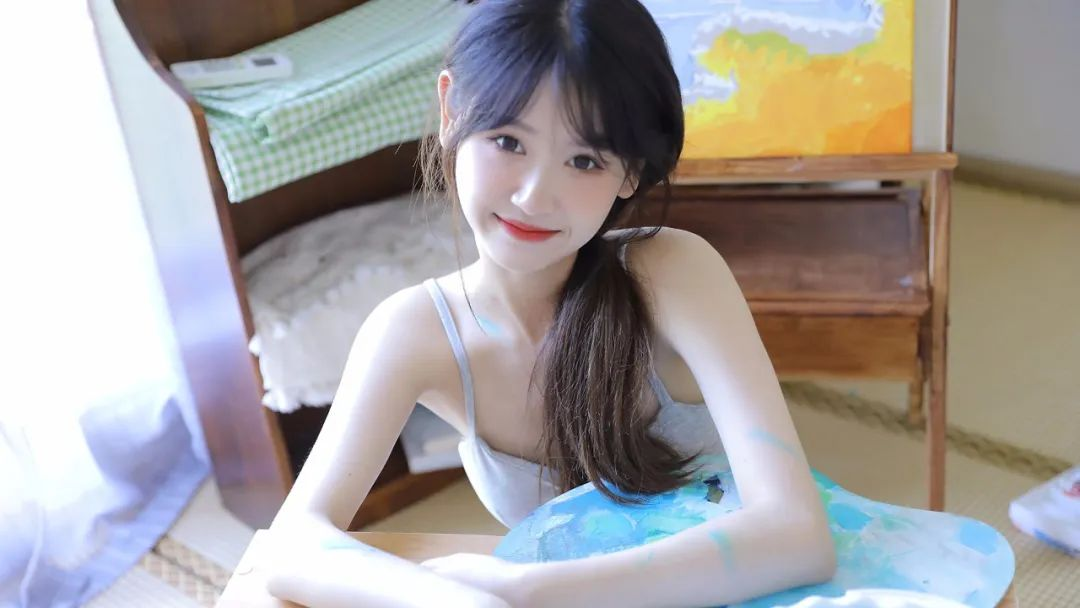
#> input picture OpenCV/10000.jpg, 1080 x 608 px
$ python 'ROI切割.py'
#> lines starting #> are read from the running program, lines starting #| are printed output that depends on the picture; after the words box and inside, x2 and y2 are one past the last pixel; in counts of white or black regions, pixels touching at a corner belong together
import cv2

image = cv2.imread("../10000.jpg")
#> image is the input picture: shape (608, 1080, 3); mean B, G, R 159.3, 160.5, 164.5
# image_shape = image.shape
# print(image_shape)
# 获取图像的高度和宽度
height,width = image.shape[0],image.shape[1]
#> height = 608; width = 1080

# 切割感兴趣的区域
# 人为指定要切割的区域
try:
    x_min,x_max = 400,700
    y_min,y_max = 0,320

    if not (x_min >= 0 and x_max<=width and y_min >= 0 and y_max<=height):
        raise OverflowError("x_min or x_max or y_min or y_max overflow")
    #  使用cv2.rectangle去画一个矩形框，方便我们去调整感兴趣的区域的范围
    cv2.rectangle(image,(x_min,y_min),(x_max,y_max),(255,180,103),2)
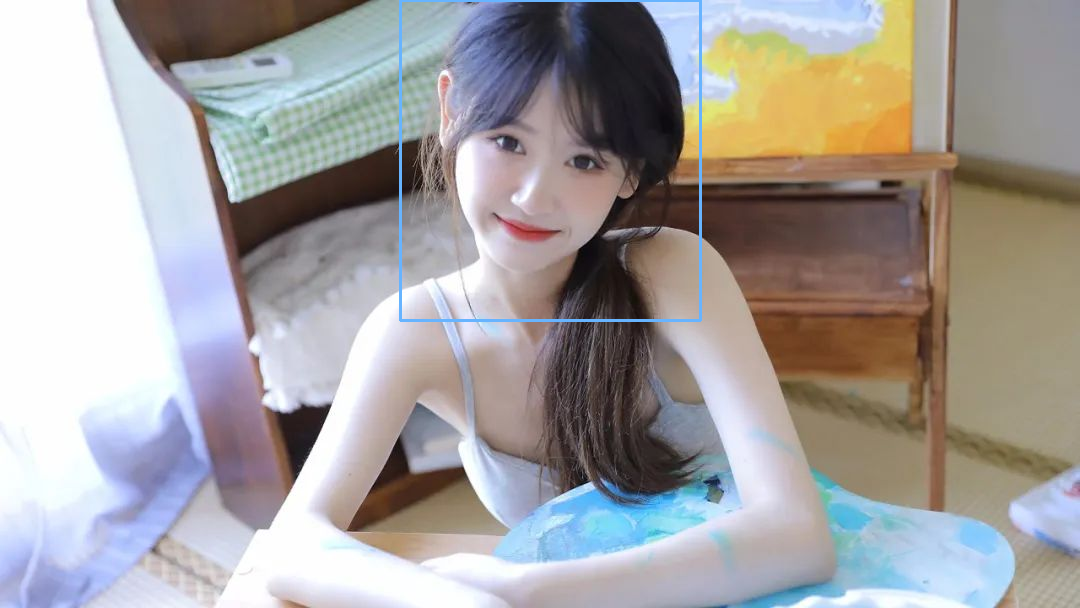
#> image: shape (608, 1080, 3); 0.52% of pixels changed, all inside (x1, y1, x2, y2) = (399, 0, 702, 322)

    # 使用np数组的切片操作，对图像进行切割
    image_roi = image[y_min:y_max,x_min:x_max]
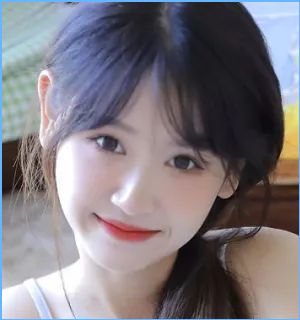
#> image_roi: shape (320, 300, 3); mean B, G, R 126, 119.3, 125
    cv2.imshow("image",image)
    cv2.imshow("ROI",image_roi)
    cv2.waitKey(0)
except Exception as e:
    print(e)
